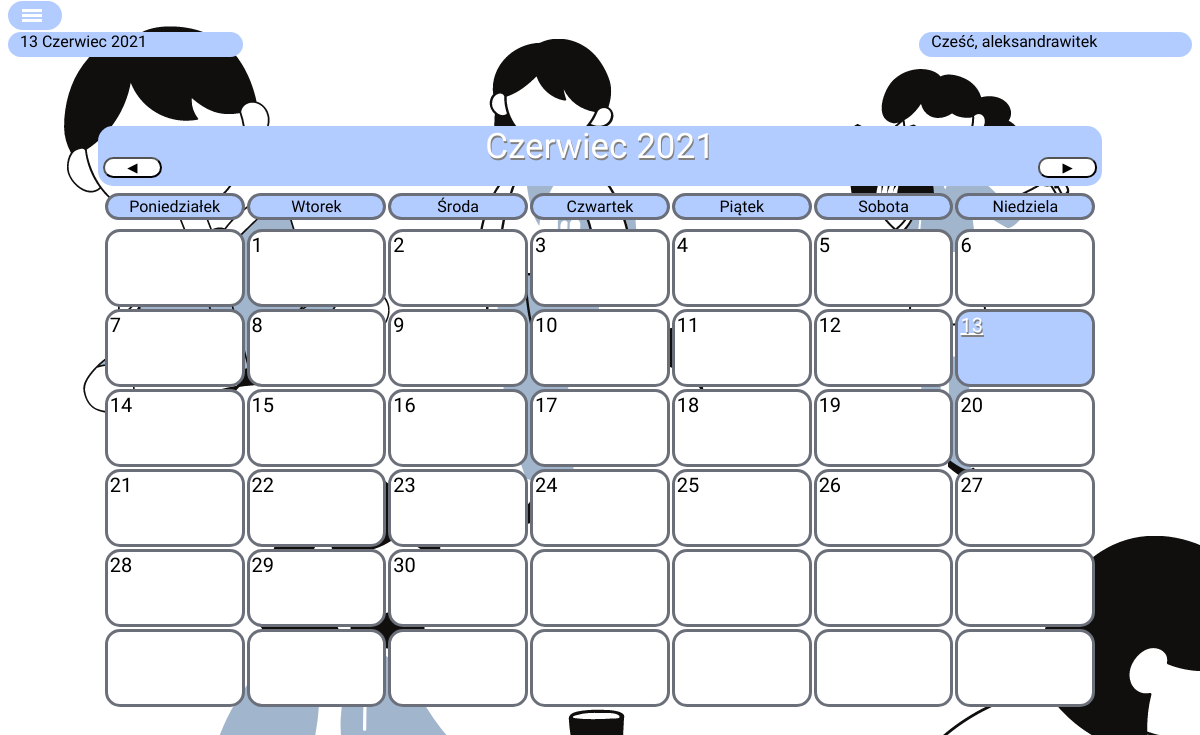
Page / (signed in) on the earlier database version.
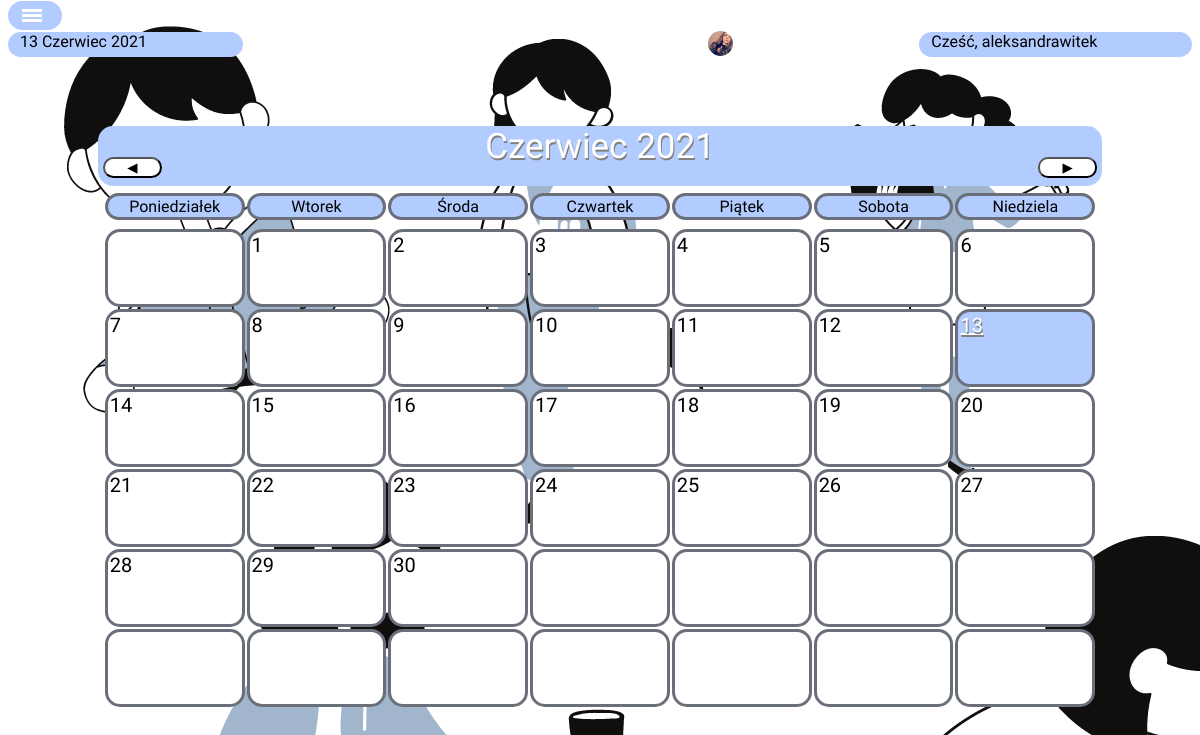
Same page on the later database version.
### kalendarzapp/models.py (models this page shows, shortened)
class Historie(models.Model):
    user = models.CharField(max_length=50, null = True)
    history = models.TextField(null=True, blank=True)
    profile_pic = models.ImageField(null=True, blank=True)

### kalendarzapp/views.py (the view)
# urls.py: path('', views.glowna, name = 'glowna'),
@login_required(login_url='login')
def glowna(request):
    meetings = list(Meeting.objects.all())
    blocks = list(Block.objects.all())
    email = request.user.email
    picture = Historie.objects.filter(user=request.user)
    return render(request, 'kalendarzapp/glowna.html', {'meetings':meetings, 'blocks': blocks, 'email': email, 'picture':picture})

### kalendarzapp/templates/kalendarzapp/glowna.html (shortened to what this page needs)
<!DOCTYPE html>
<html lang="pl">
    <head>
    </head>
    <body>
            <p id = 'navbar'>
            </p>
            <div id="icon" onclick="shownav()">
                <div class="line1"></div>
                <div class="line2"></div>
                <div class="line3"></div>
            </div>
            <p id = 'greeting'> Cześć, {{request.user}} </p>
            {% for image in picture %}
                        <img src = "{{ image.profile_pic.url }}">
            {% endfor %}
            <p id = 'date'></p>
            <center>
                <div id= "calendar">
                    <button id = "month_left" onclick="month_left()">&#9664</button>
                    <button id = "month_right" onclick="month_right()">&#9654</button>
                    <div id = "month_title">
                    </div>
                    <table id = "week_days">
                        <tr>
                            <td>Poniedziałek</td><td>Wtorek</td><td>Środa</td><td>Czwartek</td><td>Piątek</td><td>Sobota</td><td>Niedziela</td>
                        </tr>
                    </table>
                    <table id = "days">
                        <tr>
                            <td id = "0"></td><td id = "1"></td><td id = "2"></td><td id = "3"></td><td id = "4"></td><td id = "5"></td><td id = "6"></td>
                        </tr>
                        <tr>
                            <td id = "7"></td><td id = "8"></td><td id = "9"></td><td id = "10"></td><td id = "11"></td><td id = "12"></td><td id = "13"></td>
                        </tr>
                        <tr>
                            <td id = "14"></td><td id = "15"></td><td id = "16"></td><td id = "17"></td><td id = "18"></td><td id = "19"></td><td id = "20"></td>
                        </tr>
                        <tr>
                            <td id = "21"></td><td id = "22"></td><td id = "23"></td><td id = "24"></td><td id = "25"></td><td id = "26"></td><td id = "27"></td>
                        </tr>
                        <tr>
                            <td id = "28"></td><td id = "29"></td><td id = "30"></td><td id = "31"></td><td id = "32"></td><td id = "33"></td><td id = "34"></td>
                        </tr>
                        <tr>
                            <td id = "35"></td><td id = "36"></td><td id = "37"></td><td id = "38"></td><td id = "39"></td><td id = "40"></td><td id = "41"></td>
                        </tr>
                    </table>
                </div>
            </center>
    </body>
</html>

Differences in the rows shown:
added Historie: profile_pic (picture)
